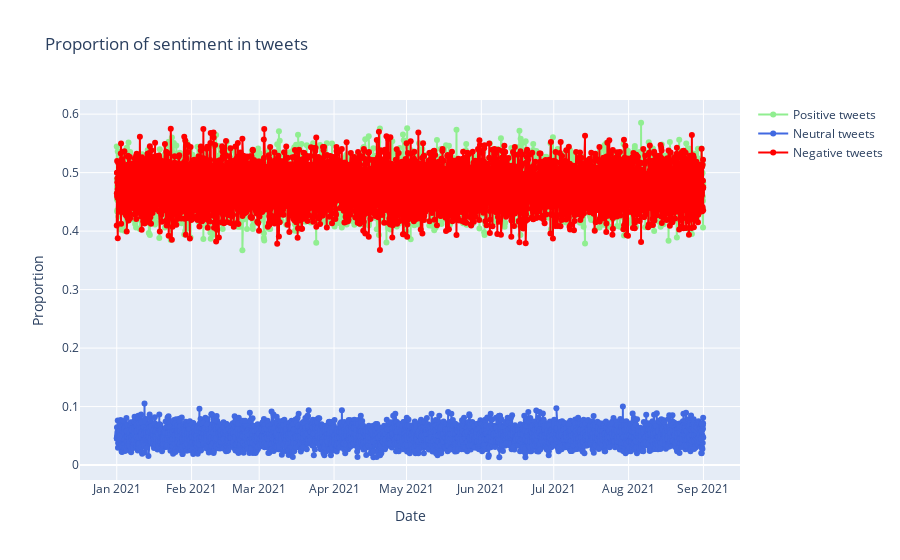

The notebook cell saved with this chart:
### Code cell
fig = go.Figure()

fig.add_trace(go.Scatter(x=sentiment_proportions.query("sentiment_val=='positive'")["created_at_date_hour"],
                         y=sentiment_proportions.query("sentiment_val=='positive'")["sentiment_proportions"],
                         mode='lines+markers',
                         name='Positive tweets',
                         line=dict(color='lightgreen')))

fig.add_trace(go.Scatter(x=sentiment_proportions.query("sentiment_val=='neutral'")["created_at_date_hour"],
                         y=sentiment_proportions.query("sentiment_val=='neutral'")["sentiment_proportions"],
                         mode='lines+markers',
                         name='Neutral tweets',
                         line=dict(color='royalblue')))


fig.add_trace(go.Scatter(x=sentiment_proportions.query("sentiment_val=='negative'")["created_at_date_hour"],
                         y=sentiment_proportions.query("sentiment_val=='negative'")["sentiment_proportions"],
                         mode='lines+markers',
                         name='Negative tweets',
                         line=dict(color='red')))

fig.update_layout(title='Proportion of sentiment in tweets',
                   xaxis_title='Date',
                   yaxis_title='Proportion')

fig.show()

### Figure 1 — Plotly figure (JSON) as saved in the notebook; plotly's stock layout.template omitted (floating-point values rounded to 4 significant figures; data arrays with more than 128 entries replaced by an {"elided": "..."} marker saying what was removed)
{"data": [{"line": {"color": "lightgreen"}, "mode": "lines+markers", "name": "Positive tweets", "type": "scatter", "x": {"elided": "5829 str values"}, "y": {"elided": "5829 float values"}}, {"line": {"color": "royalblue"}, "mode": "lines+markers", "name": "Neutral tweets", "type": "scatter", "x": {"elided": "5829 str values"}, "y": {"elided": "5829 float values"}}, {"line": {"color": "red"}, "mode": "lines+markers", "name": "Negative tweets", "type": "scatter", "x": {"elided": "5829 str values"}, "y": {"elided": "5829 float values"}}], "layout": {"title": {"text": "Proportion of sentiment in tweets"}, "xaxis": {"title": {"text": "Date"}}, "yaxis": {"title": {"text": "Proportion"}}}}
